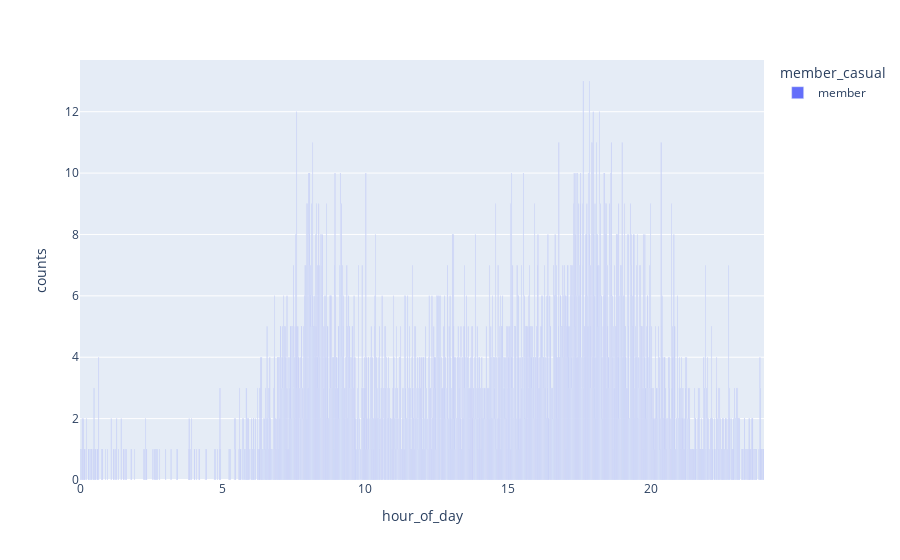

This figure's notebook cell:
### Markdown cell above
**6) Do member bikers ride more during daylight hours?**

### Code cell
df_3 = df_smote_final[df_smote_final['member_casual']=='member']
df_3 = df_3.groupby(by=["hour_of_day", "member_casual"]).size().reset_index(name="counts")
fig = px.bar(df_3, x="hour_of_day", y="counts" ,color='member_casual')
fig.show()

### Figure 1 — Plotly figure (JSON) as saved in the notebook; plotly's stock layout.template omitted (floating-point values rounded to 4 significant figures; data arrays with more than 128 entries replaced by an {"elided": "..."} marker saying what was removed)
{"data": [{"alignmentgroup": "True", "hovertemplate": "member_casual=member<br>hour_of_day=%{x}<br>counts=%{y}<extra></extra>", "legendgroup": "member", "marker": {"color": "#636efa", "pattern": {"shape": ""}}, "name": "member", "offsetgroup": "member", "orientation": "v", "showlegend": true, "textposition": "auto", "type": "bar", "x": {"elided": "1103 float values"}, "xaxis": "x", "y": {"elided": "1103 int values"}, "yaxis": "y"}], "layout": {"barmode": "relative", "legend": {"title": {"text": "member_casual"}, "tracegroupgap": 0}, "margin": {"t": 60}, "xaxis": {"anchor": "y", "domain": [0, 1], "title": {"text": "hour_of_day"}}, "yaxis": {"anchor": "x", "domain": [0, 1], "title": {"text": "counts"}}}}
